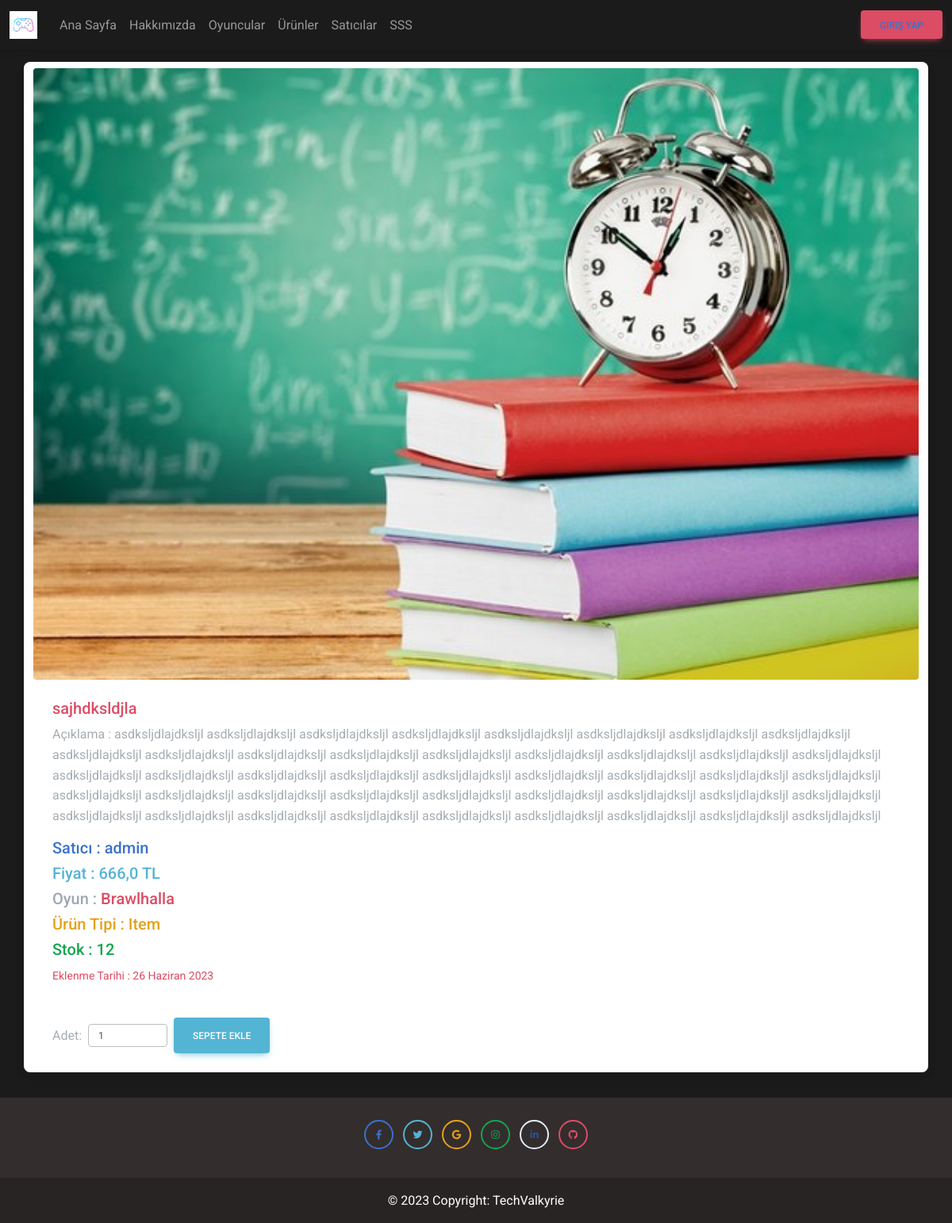
Before: /product_detail/6 with the older database file.
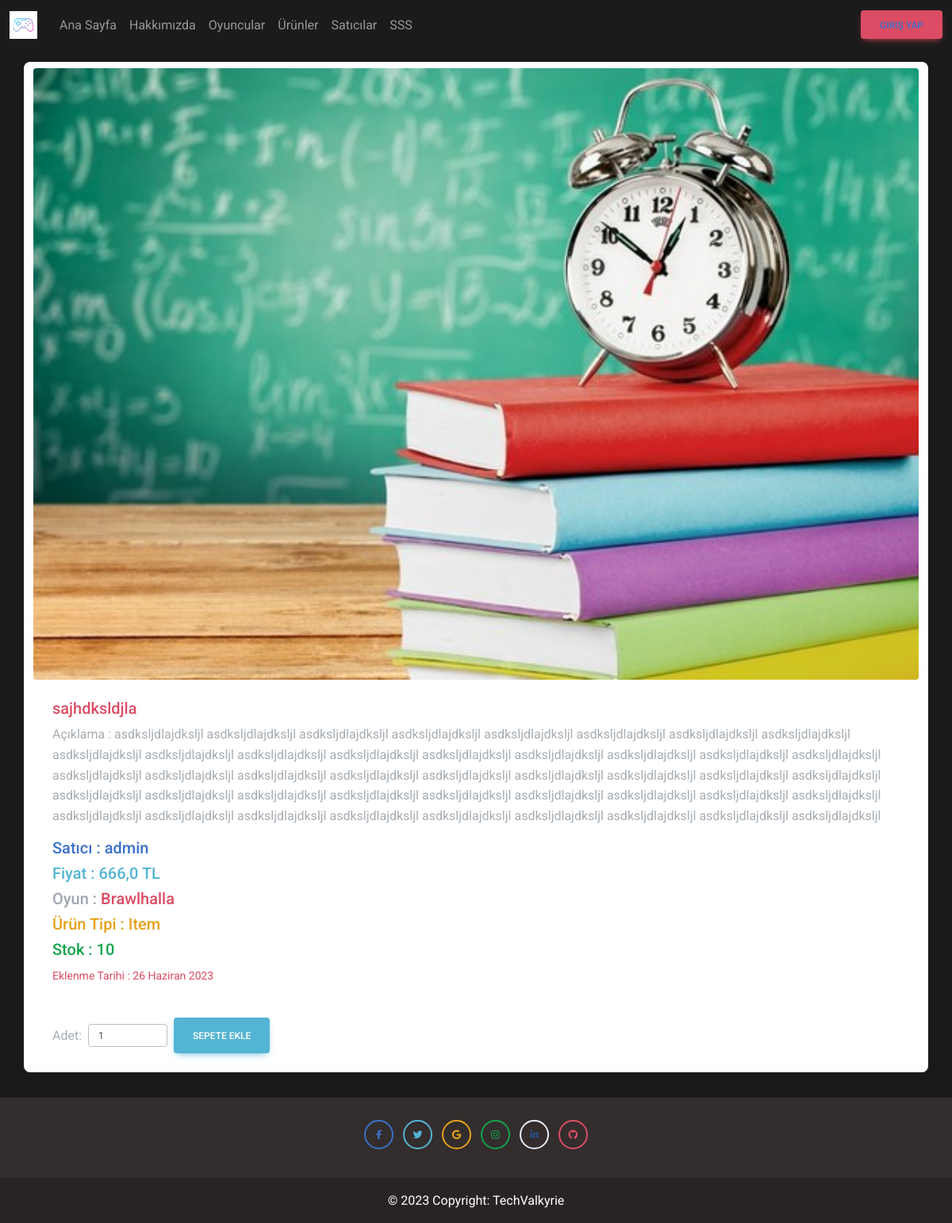
After: the same page with the newer database file.
### market/models.py (models this page shows, shortened)
class Product(models.Model):
    user = models.ForeignKey(User, verbose_name=(
        "Kullanıcı - Satıcı"), on_delete=models.CASCADE)
    category = models.ForeignKey(Category, verbose_name=(
        "Kategori"), on_delete=models.CASCADE,null=True)
    type = models.ForeignKey(Type, verbose_name=(
        "Tür"), on_delete=models.CASCADE,null=True)
    title = models.CharField(("Ürün adı"), max_length=50)
    text = models.TextField(("İçerik"))
    image = models.FileField(
        ("Ürün Resmi"), upload_to='product', max_length=100)
    date_now = models.DateField(("Tarih"), auto_now_add=True)
    stok = models.IntegerField(("Stok"))
    price = models.FloatField(("Fiyat"), blank=True, null=True)
    class Meta:
        verbose_name_plural = 'Ürünler'
        verbose_name = 'Ürün'

class Category(models.Model):
    title = models.CharField(("Kategori"), max_length=50)
    slug = models.SlugField(("Slug"), blank=True)
    img = models.FileField(("Oyun Resmi"), upload_to='static', max_length=100,null=True)
    video_embed = models.TextField(("Video Embed Kodu"), null=True, blank=True)
    class Meta:
        verbose_name_plural = 'Oyun Kategorileri'
        verbose_name = 'Oyun Adı'
    def __str__(self):
        return self.title

class Type(models.Model):
    title = models.CharField(("Kategori"), max_length=50)
    slug = models.SlugField(("Slug"), blank=True)
    class Meta:
        verbose_name_plural = 'Ürün Türleri'
        verbose_name = 'Ürün Türü'
    def __str__(self):
        return self.title

### market/views.py (the view, shortened to what this page needs)
# urls.py: path('product_detail/<id>',productDetailPage, name='product_detail'), # ürün detay
def productDetailPage(request,id):
    product = get_object_or_404(Product, id=id)
    context={
        'product':product
    }
    return render(request, 'product_detail.html', context)

### playforpay/context_processors.py (called while the page is built)
def cart_counter(request):
    if request.user.is_authenticated:
        cart_count = Shoping.objects.filter(user=request.user).count()
    else:
        cart_count = 0
    return {'cart_count': cart_count}

### market/templates/product_detail.html (shortened to what this page needs)
{% extends 'base.html' %}
{% block main %}
<div class="container my-3">
    <div class="row p-0">
        <div class="card mb-3 ">
            <img src="{{ product.image.url }}" class="card-img-top w-100 rounded-1 mt-2" alt="Wild Landscape" />
            <div class="card-body">
                <h5 class="card-title text-danger">{{ product.title }}</h5>
                <p class="card-text">
                    Açıklama : {{ product.text }}
                </p>
                <p class="card-text">
                    <h5 class="text-primary">Satıcı : {{ product.user }}</h5>
                    <h5 class="text-info">Fiyat : {{ product.price }} TL</h5>
                    <h5 class="text-secondary">Oyun : <a href="/detail/{{ product.category.id }}" class="text-danger"> {{ product.category }}</a></h5>
                    <h5 class="text-warning">Ürün Tipi : {{ product.type }}</h5>
                    <h5 class="text-success">Stok : {{ product.stok }}</h5>
                    <small class="text-danger">Eklenme Tarihi : {{ product.date_now }}</small>
                </p>
                <div class="d-flex flex-column mt-4">
                    <form class="d-flex mt-3" method="POST" action="">
                        <label class="d-flex align-items-center" for="">Adet:
                           <input class="form-control form-control-sm m-2" type="number" value="1" min="1" max="{{ product.stok }}" name="piece" id="" style="width: 100px;">
                        </label>
                        <button class="btn btn-info" name="submit" value="shopForm" type="submit" >Sepete Ekle</button>
                     </form>
                </div>
            </div>
        </div>
    </div>
</div>
{% endblock main %}

Changed rows visible on the page:
changed Product "sajhdksldjla": stok "12" → "10"
